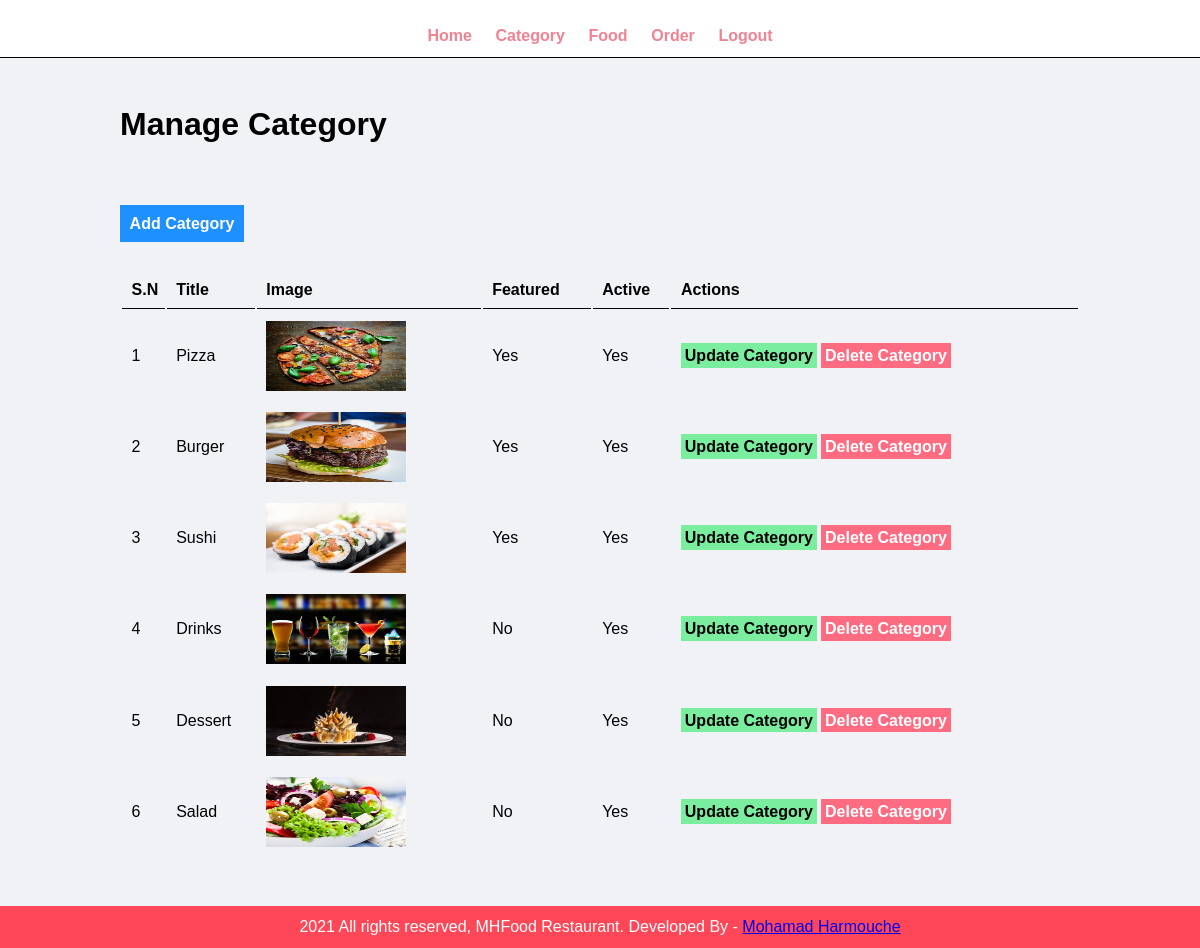
The page /admin/manage-category.php (signed in) on the database its author committed.
### tables this page shows
CREATE TABLE `tbl_category` (
  `id` int(10) UNSIGNED NOT NULL,
  `title` varchar(100) NOT NULL,
  `image_name` varchar(255) NOT NULL,
  `featured` varchar(10) NOT NULL,
  `active` varchar(10) NOT NULL
);

### admin/manage-category.php (the view, shortened to what this page needs)
<?php include('partials/menu.php') ?>
<div class="main-content">
    <div class="wrapper">
    <h1>Manage Category</h1>
    <br> <br>
        <br><br>
<a href="<?php echo SiteUrl; ?>admin/add-category.php" class="btn-primary">Add Category</a>
<br><br><br>
  <table class="tbl-full">
      <tr>
          <th>S.N</th>
          <th>Title</th>
          <th>Image</th>
          <th>Featured</th>
          <th>Active</th>
          <th>Actions</th></tr>
        <?php
        $sql = "SELECT * FROM `tbl_category`";
        $res = mysqli_query($con,$sql);
        $count = mysqli_num_rows($res);
        $sn = 1;
        if($count>0)
        {
          while($row=mysqli_fetch_assoc($res))
          {
              $id = $row['id'];
              $title = $row['title'];
              $image_name = $row['image_name'];
              $featured = $row['featured'];
              $active = $row['active'];
            ?>
            <tr>
              <td><?php echo $sn++; ?></td>
              <td><?php echo $title; ?></td>
              <td>
                <?php
                    if($image_name!="")
                    {
                      ?>
                      <img src="<?php echo SiteUrl; ?>images/category/<?php  echo $image_name; ?>" width="140px" height="70px">
                     <?php
                    }
                    else
                    {
                      echo "<div class='error'>Image Not Added.</div>";
                    }
                ?>
              </td>
              <td> <?php echo $featured; ?></td>
              <td><?php echo $active; ?></td>
              <td>
              <a href="<?php echo SiteUrl;?>admin/update-category.php?id=<?php echo $id;?>"class="btn-secondary">Update Category</a>
              <a href="<?php echo SiteUrl;?>admin/delete-category.php?id=<?php echo $id;?>&image_name=<?php echo $image_name; ?>" class="btn-danger">Delete Category</a>
            </td>
          </tr>
            <?php
          }
        }
        else
        {
          ?>
          <tr>
              <td colspan="6"> <div class="error">No Category Added.</div> </td>
          </tr>
         <?php
        }
        ?>
  </table>
</div>
</div>
<?php include('partials/footer.php') ?>

### admin/partials/menu.php (shortened to what this page needs)
<html>
    <link rel="stylesheet" href="../css/admin.css">
<body>
    <div class="menu text-center">
       <div class="wrapper">
          <ul>
              <li><a href="index.php">Home</a></li>
              <li><a href="manage-category.php">Category</a></li>
              <li><a href="manage-food.php">Food</a></li>
              <li><a href="manage-order.php">Order</a></li>
              <li><a href="logout.php">Logout</a></li>
          </ul>
    </div>
</div>
</body>
    </html>

### admin/partials/footer.php
  <html>
      <body>
  <div class="footer">
    <div class="wrapper">
           <P class="text-center"> 2021 All rights reserved, MHFood Restaurant. Developed By - <a href="../my-profile/index.php">Mohamad Harmouche</a></P>
    </div>
</div>
</body>
    </html>

### css/admin.css (style rules this page uses)
* { margin: 0; padding: 0; font-family: Arial, Helvetica, sans-serif; }
.wrapper { padding: 1%; width: 80%; margin: 0 auto; }
.text-center { text-align: center; }
.tbl-full { width: 100%; }
table tr th { border-bottom: 1px solid black; padding: 1%; text-align: left; }
table tr td { padding: 1%; }
.btn-primary { background-color: #1e90ff; padding: 1%; color: white; text-decoration: none; font-weight: bold; }
.btn-secondary { background-color: #7bed9f; padding: 1%; color: black; text-decoration: none; font-weight: bold; }
.btn-danger { background-color: #ff6b81; padding: 1%; color: white; text-decoration: none; font-weight: bold; }
.menu ul { list-style-type: none; }
.menu ul li { display: inline; padding: 1%; }
.menu ul li a { text-decoration: none; font-weight: bold; color: #f08292; }
.menu { border-bottom: 1px solid black; padding-top: 15px; }
.main-content { background-color: #f1f2f6; padding: 3% 0; }
.footer { background-color: #ff4757; color: white; }

### rows shown on the page
tbl_category: title "Pizza", image_name (picture), featured "Yes", active "Yes"
tbl_category: title "Burger", image_name (picture), featured "Yes", active "Yes"
tbl_category: title "Sushi", image_name (picture), featured "Yes", active "Yes"
tbl_category: title "Drinks", image_name (picture), featured "No", active "Yes"
tbl_category: title "Dessert", image_name (picture), featured "No", active "Yes"
tbl_category: title "Salad", image_name (picture), featured "No", active "Yes"
